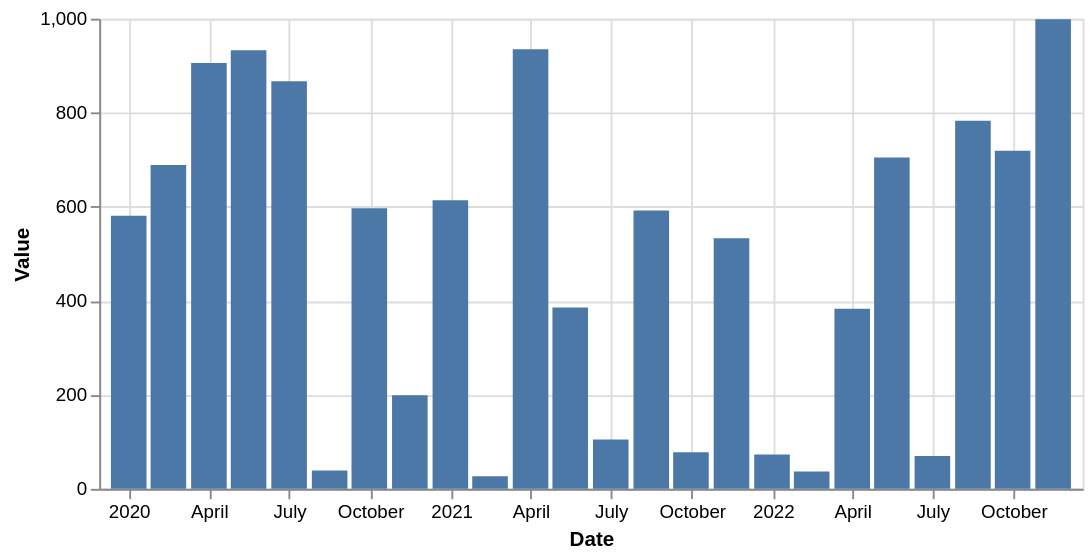

Write the Vega-Lite specification saved for this chart.
### Vega-Lite specification from a JSON file in a GitHub repository (floating-point values rounded to 4 significant figures)
{"mark": {"type": "bar", "size": 19}, "encoding": {"x": {"field": "Date", "type": "temporal", "scale": {"nice": false, "domain": ["2019-12-09T04:41:44.347Z", "2022-12-07T19:18:15.652Z"]}}, "y": {"field": "Value", "type": "quantitative", "scale": {"zero": true}, "axis": {"format": ",.12~g"}}}, "config": {"view": {"continuousWidth": 525, "continuousHeight": 251}, "axisX": {"labelLimit": 100, "labelFontSize": 10}, "axisY": {"labelFontSize": 10}, "facet": {"spacing": 25}, "mark": {"tooltip": true}}, "data": {"values": [{"Date": "2020-01-01", "Value": 581}, {"Date": "2020-02-15", "Value": 689}, {"Date": "2020-04-01", "Value": 906}, {"Date": "2020-05-16", "Value": 933}, {"Date": "2020-07-01", "Value": 867}, {"Date": "2020-08-16", "Value": 39}, {"Date": "2020-09-30", "Value": 597}, {"Date": "2020-11-15", "Value": 199}, {"Date": "2020-12-31", "Value": 614}, {"Date": "2021-02-14", "Value": 27}, {"Date": "2021-04-01", "Value": 935}, {"Date": "2021-05-16", "Value": 386}, {"Date": "2021-07-01", "Value": 105}, {"Date": "2021-08-16", "Value": 592}, {"Date": "2021-09-30", "Value": 78}, {"Date": "2021-11-15", "Value": 533}, {"Date": "2021-12-31", "Value": 73}, {"Date": "2022-02-14", "Value": 37}, {"Date": "2022-04-01", "Value": 383}, {"Date": "2022-05-16", "Value": 705}, {"Date": "2022-07-01", "Value": 70}, {"Date": "2022-08-16", "Value": 783}, {"Date": "2022-09-30", "Value": 719}, {"Date": "2022-11-15", "Value": 999}]}, "$schema": "https://vega.github.io/schema/vega-lite/v5.json", "background": "white"}
